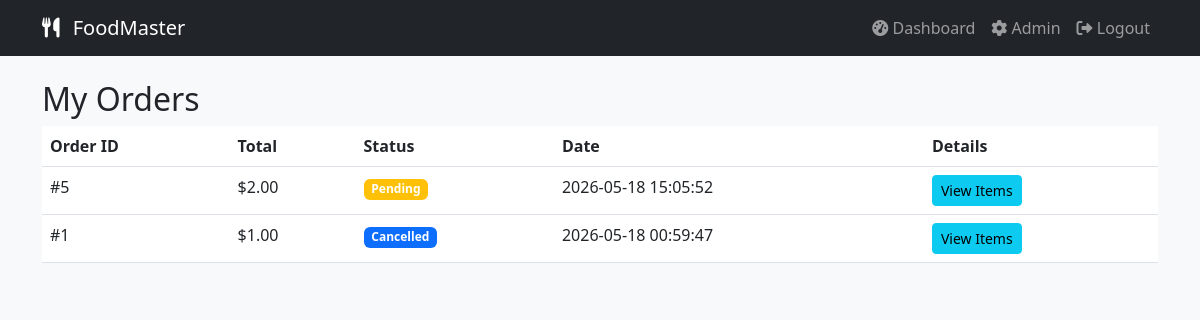
Page /food_ms/user/my_orders.php (signed in) on the committed database.
### tables this page shows
CREATE TABLE `orders` (
  `id` int(11) NOT NULL,
  `user_id` int(11) NOT NULL,
  `total_amount` decimal(10,2) NOT NULL,
  `status` enum('Pending','Preparing','Completed','Cancelled') DEFAULT 'Pending',
  `created_at` timestamp NOT NULL DEFAULT current_timestamp()
);

### food_ms/user/my_orders.php (the view, shortened to what this page needs)
<?php require_once '../includes/config.php'; require_once '../includes/auth_check.php'; ?>
<?php include '../includes/header.php'; ?>
<h2>My Orders</h2>
<table class="table">
    <thead><tr><th>Order ID</th><th>Total</th><th>Status</th><th>Date</th><th>Details</th></tr></thead>
    <tbody>
    <?php
    $stmt = $conn->prepare("SELECT * FROM orders WHERE user_id=? ORDER BY created_at DESC");
    $stmt->bind_param("i", $_SESSION['user_id']);
    $stmt->execute();
    $orders = $stmt->get_result();
    while($order = $orders->fetch_assoc()):
    ?>
    <tr>
        <td>#<?= $order['id'] ?></td>
        <td>$<?= $order['total_amount'] ?></td>
        <td><span class="badge bg-<?= ($order['status']=='Pending')?'warning':(($order['status']=='Completed')?'success':'primary') ?>"><?= $order['status'] ?></span></td>
        <td><?= $order['created_at'] ?></td>
        <td><button class="btn btn-sm btn-info" data-bs-toggle="modal" data-bs-target="#modal<?= $order['id'] ?>">View Items</button></td>
    </tr>
    <?php endwhile; ?>
    </tbody>
</table>
<?php include '../includes/footer.php'; ?>

### food_ms/assets/css/style.css (style rules this page uses)
body { background: #f8f9fa; font-family: 'Segoe UI', sans-serif; }

### rows in the picture
orders: id "5", total_amount "2.00", status "Pending", created_at "2026-05-18 15:05:52"
orders: id "1", total_amount "1.00", status "Cancelled", created_at "2026-05-18 00:59:47"
